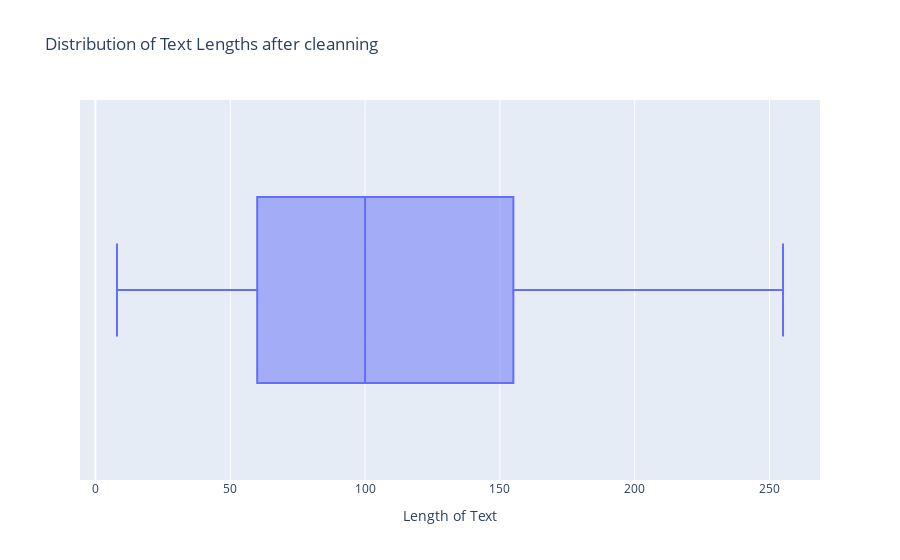

Source (notebook cell):
### Markdown cell above
### Analyzing text lenght distribution after cleanning proccess

### Code cell
df["text_length"] = df["text"].apply(len)
fig = px.box(
    df_cleaned,
    x="text_length",
    title="Distribution of Text Lengths after cleanning",
    labels={"text_length": "Length of Text"},
)
fig.show()

### Figure 1 — Plotly figure (JSON) as saved in the notebook; plotly's stock layout.template omitted (floating-point values rounded to 4 significant figures; data arrays with more than 128 entries replaced by an {"elided": "..."} marker saying what was removed)
{"data": [{"alignmentgroup": "True", "hovertemplate": "Length of Text=%{x}<extra></extra>", "legendgroup": "", "marker": {"color": "#636efa"}, "name": "", "notched": false, "offsetgroup": "", "orientation": "h", "showlegend": false, "type": "box", "x": {"elided": "7534 int values"}, "x0": " ", "xaxis": "x", "y0": " ", "yaxis": "y"}], "layout": {"boxmode": "group", "legend": {"tracegroupgap": 0}, "title": {"text": "Distribution of Text Lengths after cleanning"}, "xaxis": {"anchor": "y", "domain": [0, 1], "title": {"text": "Length of Text"}}, "yaxis": {"anchor": "x", "domain": [0, 1]}}}
